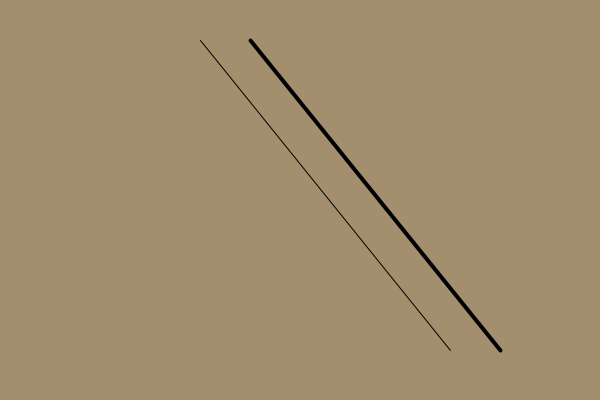
Frame 1 (no input)
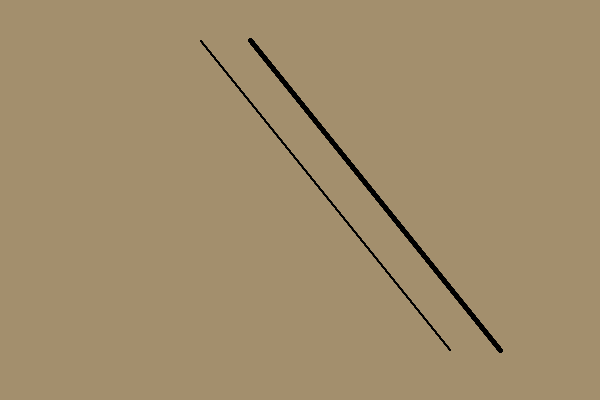
Frame 60 (the mouse pressed at the canvas centre just before this capture)
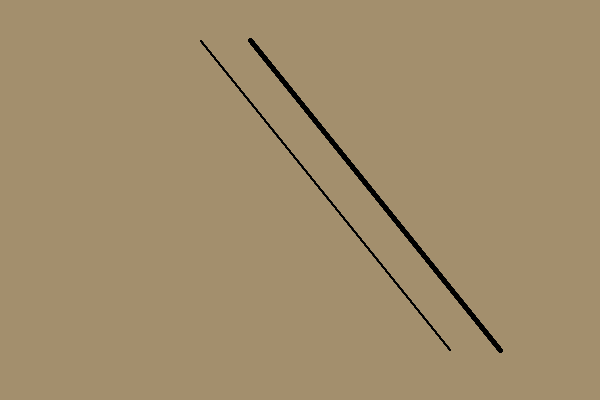
Frame 120 (the mouse held since frame 60 and released just before this capture)

The Processing sketch that drew these frames (run headless with seeded random() and noise(); from frame 60 on, the mouse is pressed at the canvas centre):

// Processing sketch: line1
// ── line1.pde
void setup() { 
   size(600, 400);
   background(163, 143, 109);
}  

void draw() {
   strokeWeight(1);
   line(200, 40, 450, 350);
   strokeWeight(4);
   line(250, 40, 500, 350);
}
